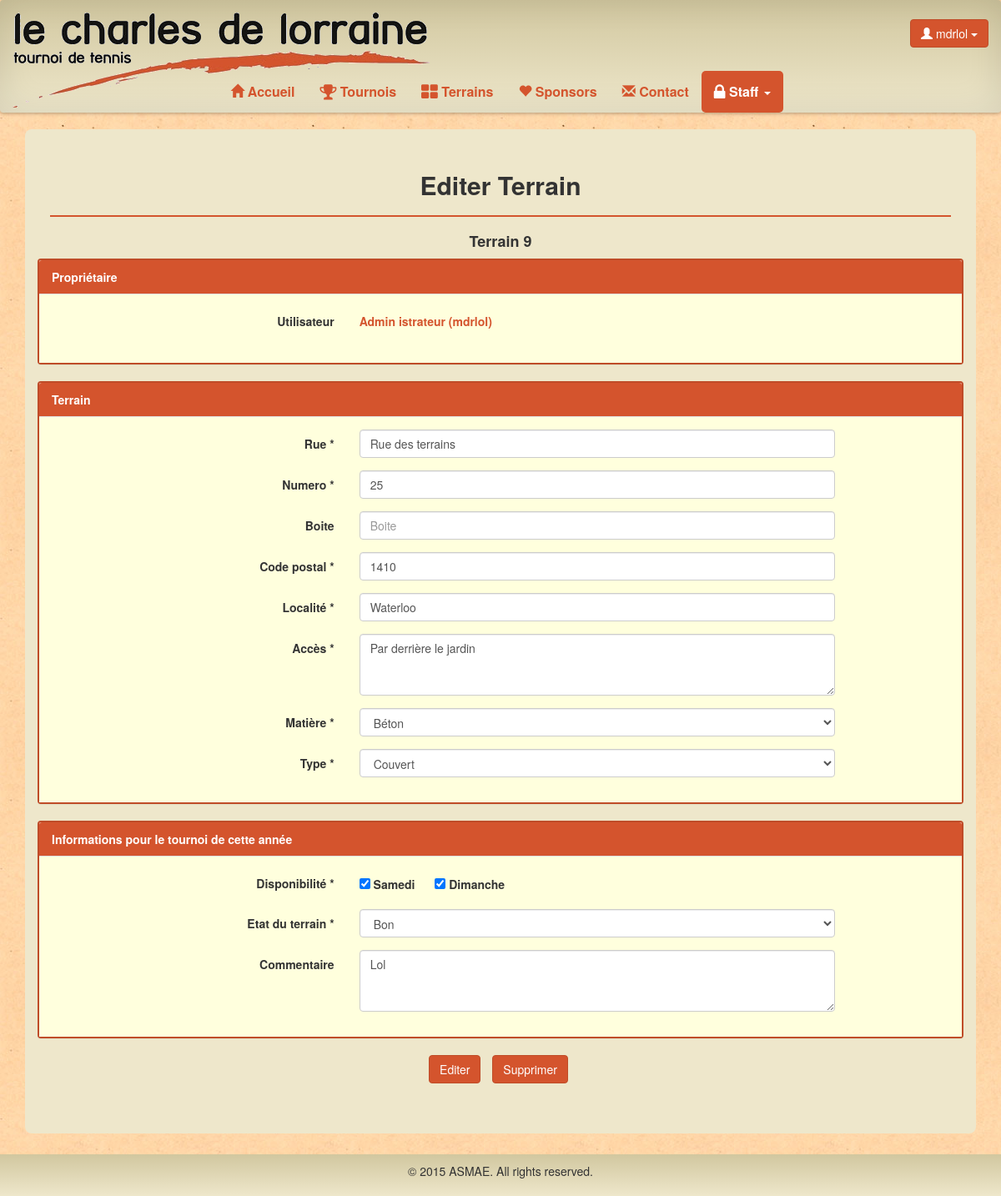
/tennis/staff/terrains/9/edit/ (signed in), run on the app's committed database.
### tennis/models.py (models this page shows, shortened)
class Court(models.Model):
	id = models.AutoField(primary_key=True, verbose_name='ID')
	rue = models.CharField(max_length=100 , verbose_name='Rue')
	numero = models.CharField(max_length=10, verbose_name='Numéro')
	boite = models.CharField(max_length=10,null=True, blank=True)
	codepostal = models.CharField(max_length=10, verbose_name='Code postal')
	localite = models.CharField(max_length=30, verbose_name='Localité')
	acces = models.TextField(null=True,blank=True)
	matiere = models.ForeignKey(CourtSurface, verbose_name='Surface')
	type = models.ForeignKey(CourtType, verbose_name='Type')
	dispoSamedi = models.BooleanField(default=False, verbose_name='Dispo samedi')
	dispoDimanche = models.BooleanField(default=False, verbose_name='Dispo dimanche')
	etat = models.ForeignKey(CourtState, verbose_name='Etat')
	commentaire = models.TextField(null=True, blank=True)
	commentaireStaff = models.TextField(null=True, blank=True)
	valide = models.BooleanField(default=False, verbose_name='Validé')
	user = models.ForeignKey(User, verbose_name='Utilisateur')
	class Meta:
		verbose_name = "Court"
		permissions = (
			("Court", "Manage Court"),
		)

class Participant(models.Model):
	user = models.OneToOneField(User,null=True)
	titre = models.CharField(max_length=5)
	nom = models.CharField(max_length=30)
	prenom = models.CharField(max_length=30, verbose_name="Prénom")
	rue = models.CharField(max_length=100)
	numero = models.CharField(max_length=10, verbose_name="Numéro")
	boite = models.CharField(max_length=10,null=True, blank=True)
	codepostal = models.CharField(max_length=10, verbose_name="Code postal")
	localite = models.CharField(max_length=30, verbose_name="Localité")
	telephone = models.CharField(max_length=30,null=True, blank=True, verbose_name="Téléphone")
	fax = models.CharField(max_length=30,null=True, blank=True)
	gsm = models.CharField(max_length=30,null=True)
	datenaissance = models.DateTimeField(null=True, verbose_name="Date de naissance")
	classement = models.CharField(max_length=10,null=True, blank=True)
	oldparticipant = models.BooleanField(default=False)
	isGroupLeader = models.BooleanField(default=False)
	isAccountActivated = models.BooleanField(default=True)
	class Meta:
		verbose_name = "Participant"
		permissions = (
			("User", "Manage User"),
			("Droit","Donner droit"),
		)

### tennis/views.py (the view, shortened to what this page needs)
# urls.py: url(r'^staff/terrains/(\d+)/edit/$','editTerrainStaff'),
@permission_required('tennis.Court')
def editTerrainStaff(request, id):
	allCourtSurface = CourtSurface.objects.all()
	allCourtType = CourtType.objects.all()
	allCourtState = CourtState.objects.all()
	court = Court.objects.filter(id=id)[0]
	if request.user.is_authenticated():
		return render(request,'tennis/editTerrainStaff.html',locals())
	return redirect(reverse(home))

### tennis/models.py (called while the page is built)
	def __str__(self):
		return self.nom

	def __str__(self):
		return self.nom

	def __str__(self):
		return self.nom

### tennis/templates/tennis/editTerrainStaff.html (shortened to what this page needs)
{% extends "tennis/staff.html" %}
{% block body %}
<div class="container">
	<div class="content-box">
		<h2 class="center">Editer Terrain</h2>
		<hr class="line">
		<h4 class="center">Terrain {{ court.id }}</h4>
		<form class="form-horizontal" name="editForm" role="form" method="post" action="{% url "tennis.views.editTerrainStaff" court.id %}">
			<div class="row">
				<div class="panel panel-default">
					<div class="panel-heading">Propriétaire</div>
					<div class="panel-body">
						<div class="form-group">
					      <label class="control-label col-sm-4" for="rue">Utilisateur</label>
					      <div class="col-sm-8" style="max-width:600px;">
					      	<p class="info">{{ court.user.participant.prenom }} {{ court.user.participant.nom }} ({{ court.user.username }})</p>
					      </div>
					    </div>
					</div>
				</div>
				<div class="panel panel-default">
					<div class="panel-heading">Terrain</div>
					<div class="panel-body">
						<div class="form-group">
					      <label class="control-label col-sm-4" for="rue">Rue *</label>
					      <div class="col-sm-8" style="max-width:600px;">
					      	<input type="text" class="form-control" name="rue" id="rue" placeholder="Nom de rue" value="{{ court.rue }}">
					      </div>
					    </div>
						<div class="form-group">
					      <label class="control-label col-sm-4" for="numero">Numero *</label>
					      <div class="col-sm-8" style="max-width:600px;">
					      	<input type="text" class="form-control" name="numero" id="numero" placeholder="Numero" value="{{ court.numero }}">
					      </div>
					    </div>
						<div class="form-group">
					      <label class="control-label col-sm-4" for="boite">Boite</label>
					      <div class="col-sm-8" style="max-width:600px;">
					      	<input type="text" class="form-control" name="boite" id="boite" placeholder="Boite" value="{{ court.boite }}">
					      </div>
					    </div>
						<div class="form-group">
					      <label class="control-label col-sm-4" for="postalcode">Code postal *</label>
					      <div class="col-sm-8" style="max-width:600px;">
					      	<input type="text" class="form-control" name="postalcode" id="postalcode" placeholder="Code postal" value="{{ court.codepostal }}">
					      </div>
					    </div>
						<div class="form-group">
					      <label class="control-label col-sm-4" for="loclity">Localité *</label>
					      <div class="col-sm-8" style="max-width:600px;">
					      	<input type="text" class="form-control" name="loclity" id="loclity" placeholder="Localité" value="{{ court.localite }}">
					      </div>
					    </div>
						<div class="form-group">
					      <label class="control-label col-sm-4" for="acces">Accès *</label>
					      <div class="col-sm-8" style="max-width:600px;">
					      	<textarea class="form-control" rows="3" name="acces" id="acces" placeholder="Acces au terrain">{{ court.acces }}</textarea>
					      </div>
					    </div>
						<div class="form-group">
					      <label class="control-label col-sm-4" for="matiere">Matière *</label>
					      <div class="col-sm-8" style="max-width:600px;">
					      	<select class="form-control" name="matiere" id="matiere">
						        {% for courtSurface in allCourtSurface %}
							  	<option value="{{ courtSurface.nom }}">{{ courtSurface.nom }}</option>
							  	{% endfor %}
							</select>
					      </div>
					    </div>
						<div class="form-group">
					      <label class="control-label col-sm-4" for="matiere">Type *</label>
					      <div class="col-sm-8" style="max-width:600px;">
					      	<select class="form-control" name="type" id="type">
					      	{% for courtType in allCourtType %}
					      		<option value="{{ courtType.nom }}">{{ courtType.nom }}</option>
							{% endfor %}
							</select>
					      </div>
					    </div>
					</div>
				</div>
			</div>
			<div class="row">
				<div class="panel panel-default">
					<div class="panel-heading">Informations pour le tournoi de cette année</div>
					<div class="panel-body">
						<div class="form-group">
					      <label class="control-label col-sm-4" for="dispo">Disponibilité *</label>
					      <div class="col-sm-8" style="max-width:600px;">
					      	<label style="margin-right:20px;padding-top:7px;"><input name ="dispoSamedi" type="checkbox" {% if court.dispoSamedi %} checked {% endif %}> Samedi</label>
					      	<label><input name ="dispoDimanche" type="checkbox" {% if court.dispoDimanche %} checked {% endif %}> Dimanche</label>
					      </div>
					    </div>
						<div class="form-group">
					      <label class="control-label col-sm-4" for="etat">Etat du terrain *</label>
					      <div class="col-sm-8" style="max-width:600px;">
					      	<select class="form-control" name="etat" id="etat">
						        {% for courtState in allCourtState %}
							  	<option value="{{ courtState.nom }}">{{ courtState.nom }}</option>
							   	{% endfor %}
							</select>
					      </div>
					    </div>
						<div class="form-group">
					      <label class="control-label col-sm-4" for="comment">Commentaire</label>
					      <div class="col-sm-8" style="max-width:600px;">
					      	<textarea class="form-control" rows="3" name="comment" id="comment" placeholder="Commentaire">{{ court.commentaire}}</textarea>
					      </div>
					    </div>
					</div>
				</div>
			</div>
			<ul class="list-inline text-center">
				<li>
					<button class="btn-default btn" name="action" value="modifyCourt">Editer</button>
				</li>
				<li>
					<button class="btn-default btn" type="button" data-toggle="modal" data-target="#myModal">Supprimer</button>
				</li>
			</ul>
		</form>
	</div>
</div>
{% endblock %}

### tennis/templates/tennis/base.html (shortened to what this page needs)
<!DOCTYPE html>
<html lang="fr">
<head>
    {% load static from staticfiles %}
  <link rel="stylesheet" type="text/css" href="{% static 'tennis/css/tennis.css' %}">
  <link rel="stylesheet" href="http://maxcdn.bootstrapcdn.com/bootstrap/3.3.5/css/bootstrap.min.css">
  <link rel="stylesheet" href="https://maxcdn.bootstrapcdn.com/font-awesome/4.4.0/css/font-awesome.min.css">
</head>
<body>
      <nav class="effect6 navbar navbar-default" role="navigation">
        <div class="container-fluid">
          <div class="navbar-header" style="width:100%;">
            <a class="navbar-brand navbar-img" style="padding-bottom:70px;" href="{% url "tennis.views.home" %}"><img src="{% static 'tennis/img/logo.png' %}"></a>
            <div class="username btn-group pull-right navbar-btn">
              {% if user.is_authenticated %}
              <button class="btn btn-default dropdown-toggle" type="button" data-toggle="dropdown"><span class="glyphicon glyphicon-user" aria-hidden="true"></span> {{ user.username }}
                <span class="caret"></span></button>
              {% endif %}
            </div>
          </div>
          <div class="collapse navbar-collapse" id="bs-example-navbar-collapse-1">
            <ul class="nav navbar-nav">
              <li {% block nav-home %}{% endblock %}><a href="{% url "tennis.views.home" %}"><span class="glyphicon glyphicon-home" aria-hidden="true"></span> Accueil</a></li>
              {% if user.is_authenticated %}
              <li {% block nav-tournoi %}{% endblock %}><a href="{% url "tennis.views.tournoi" %}"><i class="fa fa-trophy fa-lg"></i> Tournois</a></li>
              <li {% block nav-terrain %}{% endblock %}><a href="{% url "tennis.views.terrain" %}"><i class="fa fa-th-large fa-lg"></i> Terrains</a></li>
              {% endif %}
              <li {% block nav-sponsors %}{% endblock %}><a href="{% url "tennis.views.sponsors" %}"><span class="glyphicon glyphicon-heart" aria-hidden="true"></span> Sponsors</a></li>
              <li {% block nav-contact %}{% endblock %}><a href="{% url "tennis.views.contact" %}"><span class="glyphicon glyphicon-envelope" aria-hidden="true"></span> Contact</a></li>
              {% if perms.auth.Pair or perms.tennis.Extra or perms.auth.User or perms.tennis.Court or perms.tennis.DoubleHommes or perms.tennis.DoubleFemmes or perms.tennis.DoubleMixte or perms.tennis.TournoiDesFamilles or  perms.auth.Droit %}
              <li {% block nav-staff %}class="dropdown"{% endblock %}><a class="dropdown-toggle" data-toggle="dropdown" href="#"><i class="fa fa-lock fa-lg"></i> Staff <span class="caret"></span></a>
              </li>
              {% endif %}
              </ul>
          </div>
        </div>
      </nav>
    <div class="demo">
      {% block body %}
     {% endblock %}
    </div>
    <div class="footer" id="foot01"></div>
</body>
</html

### tennis/static/tennis/css/tennis.css (style rules this page uses)
html { height: 100%; box-sizing: border-box; }
*, *:before, *:after { box-sizing: inherit; }
body { position: relative; margin: 0; padding-bottom: 6rem; min-height: 100%; font-family: "Helvetica Neue", Arial, sans-serif; }
body, html { background-image: url("../img/bg.jpg"); }
h1, h2, h3, h4, h5, h6 { font-weight: bold !important; }
nav { font-size: 16px; background-color: rgba(238, 231, 203, 1); background: -webkit-linear-gradient(top, rgba(209, 199, 159, 1) 0%, rgba(238, 231, 203, 1) 100%); background: linear-gradient(to bottom, rgba(209, 199, 159, 1) 0%, rgba(238, 231, 203, 1) 100%); border-bottom-width: 0px!important; border-width: 0px!important; }
.effect6 { position:relative; -webkit-box-shadow:0 1px 4px rgba(0, 0, 0, 0.3), 0 0 40px rgba(0, 0, 0, 0.1) inset; -moz-box-shadow:0 1px 4px rgba(0, 0, 0, 0.3), 0 0 40px rgba(0, 0, 0, 0.1) inset; box-shadow:0 1px 4px rgba(0, 0, 0, 0.3), 0 0 40px rgba(0, 0, 0, 0.1) inset; }
.effect6:before, .effect6:after { content:""; position:absolute; z-index:-1; -webkit-box-shadow:0 0 20px rgba(0,0,0,0.8); -moz-box-shadow:0 0 20px rgba(0,0,0,0.8); box-shadow:0 0 20px rgba(0,0,0,0.8); top:50%; bottom:0; left:10px; right:10px; -moz-border-radius:100px / 10px; border-radius:100px / 10px; }
.effect6:after { right:10px; left:auto; -webkit-transform:skew(8deg) rotate(3deg); -moz-transform:skew(8deg) rotate(3deg); -ms-transform:skew(8deg) rotate(3deg); -o-transform:skew(8deg) rotate(3deg); transform:skew(8deg) rotate(3deg); }
.navbar-default .navbar-brand { color: black !important; }
.navbar-default .navbar-nav > li > a { color: #D4542D !important; font-weight: bold; }
.navbar-default .navbar-nav > .active > a, .navbar-default .navbar-nav > .active > a:hover, .navbar-default .navbar-nav > .active > a:focus { color: white !important; background-color: #D4542D !important; border-radius: 5px; }
.username, .navbar-img { display: none !important; }
@media (min-width:768px) { .username, .navbar-img { display: inherit!important; float:right; padding-top:15px; text-align: right; } }
@media (min-width:768px) { .navbar-img { display: inherit; } }
@media (min-width:768px) { .navbar .navbar-nav { display: inline-block; float: none; vertical-align: top; } }
@media (min-width:768px) { .navbar .navbar-collapse { text-align: center; } }
.content-box { background-color: rgba(238, 231, 203, 1); border-radius: 8px; padding-top: 30px; padding-bottom: 50px; padding-right: 30px; padding-left: 30px; margin-bottom: 15px; }
.center { text-align:center; }
.btn-default { background-color: #D4542D !important; border-color: #BF4C28 !important; color:white !important; }
hr.line { border-color: #D4542D; border-width: 2px; }
textarea { resize: vertical; }
.panel-body { background-color: #FFFFDD; }
.panel-heading { background-color: #D4542D !important; color: white !important; font-weight: bold; }
.panel-default { border: solid 2px #BF4C28 !important; }
p.info { padding-top: 7px; font-weight: bold; color: #D4542D; }
.footer { position: absolute; right: 0; bottom: 0; left: 0; padding: 1rem; background-color: rgba(238, 231, 203, 1); background: -webkit-linear-gradient(top, rgba(209, 199, 159, 1) 0%, rgba(238, 231, 203, 1) 100%); background: linear-gradient(to bottom, rgba(209, 199, 159, 1) 0%, rgba(238, 231, 203, 1) 100%); text-align: center; }

### data on the page
Court: id "9", user.participant.prenom "Admin", user.participant.nom "istrateur", user.username "mdrlol", rue "Rue des terrains", numero "25", postalcode "1410", loclity "Waterloo", acces "Par derrière le jardin", dispoSamedi "☑", dispoDimanche "☑", comment "Lol"

### other printed values
{{ user.username }} "mdrlol"
form field matiere "Béton"
form field type "Couvert"
form field etat "Bon"
